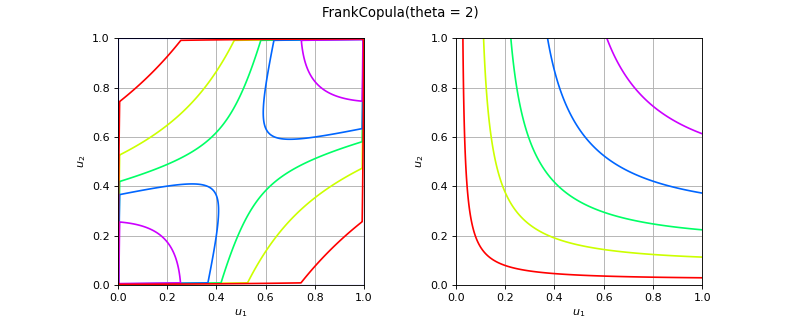

Recreate this plot in Python.
import openturns as ot
from matplotlib import pyplot as plt
from openturns.viewer import View
if ot.FrankCopula().__class__.__name__ == 'EmpiricalBernsteinCopula':
    sample = ot.Dirichlet([1.0, 2.0, 3.0]).getSample(100)
    copula = ot.EmpiricalBernsteinCopula(sample, 4)
elif ot.FrankCopula().__class__.__name__ == 'ExtremeValueCopula':
    copula = ot.ExtremeValueCopula(ot.SymbolicFunction("t", "t^3/2-t/2+1"))
elif ot.FrankCopula().__class__.__name__ == 'MaximumEntropyOrderStatisticsCopula':
    marginals = [ot.Beta(1.5, 3.2, 0.0, 1.0),  ot.Beta(2.0, 4.3, 0.5, 1.2)]
    copula = ot.MaximumEntropyOrderStatisticsCopula(marginals)
elif ot.FrankCopula().__class__.__name__ == 'NormalCopula':
    R = ot.CorrelationMatrix(2)
    R[1, 0] = 0.8
    copula = ot.NormalCopula(R)
elif ot.FrankCopula().__class__.__name__ == 'SklarCopula':
    student = ot.Student(3.0, [1.0]*2, [3.0]*2, ot.CorrelationMatrix(2))
    copula =  ot.SklarCopula(student)
else:
    copula = ot.FrankCopula()
if copula.getDimension() == 1:
    copula = ot.FrankCopula(2)
copula.setDescription(['$u_1$', '$u_2$'])
pdf_graph = copula.drawPDF()
cdf_graph = copula.drawCDF()
fig = plt.figure(figsize=(10, 4))
pdf_axis = fig.add_subplot(121)
cdf_axis = fig.add_subplot(122)
View(pdf_graph, figure=fig, axes=[pdf_axis], add_legend=False, square_axes=True)
View(cdf_graph, figure=fig, axes=[cdf_axis], add_legend=False, square_axes=True)
title = str(copula)[:100].split('\n')[0]
fig.suptitle(title)
